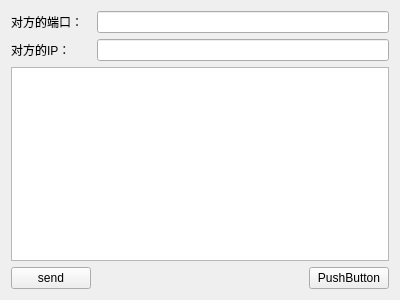
<?xml version="1.0" encoding="UTF-8"?>
<ui version="4.0">
 <class>UdpServer</class>
 <widget class="QWidget" name="UdpServer">
  <property name="geometry">
   <rect>
    <x>0</x>
    <y>0</y>
    <width>400</width>
    <height>300</height>
   </rect>
  </property>
  <property name="windowTitle">
   <string>Form</string>
  </property>
  <layout class="QGridLayout" name="gridLayout">
   <item row="0" column="0">
    <widget class="QLabel" name="label">
     <property name="text">
      <string>对方的端口：</string>
     </property>
    </widget>
   </item>
   <item row="0" column="1" colspan="2">
    <widget class="QLineEdit" name="lineEditPort"/>
   </item>
   <item row="1" column="0">
    <widget class="QLabel" name="label_2">
     <property name="text">
      <string>对方的IP：</string>
     </property>
    </widget>
   </item>
   <item row="1" column="1" colspan="2">
    <widget class="QLineEdit" name="lineEditIP"/>
   </item>
   <item row="2" column="0" colspan="3">
    <widget class="QTextEdit" name="textEdit"/>
   </item>
   <item row="3" column="0">
    <widget class="QPushButton" name="buttonSend">
     <property name="text">
      <string>send</string>
     </property>
    </widget>
   </item>
   <item row="3" column="1">
    <spacer name="horizontalSpacer">
     <property name="orientation">
      <enum>Qt::Horizontal</enum>
     </property>
     <property name="sizeHint" stdset="0">
      <size>
       <width>217</width>
       <height>20</height>
      </size>
     </property>
    </spacer>
   </item>
   <item row="3" column="2">
    <widget class="QPushButton" name="buttonClose">
     <property name="text">
      <string>PushButton</string>
     </property>
    </widget>
   </item>
  </layout>
 </widget>
 <resources/>
 <connections/>
</ui>
